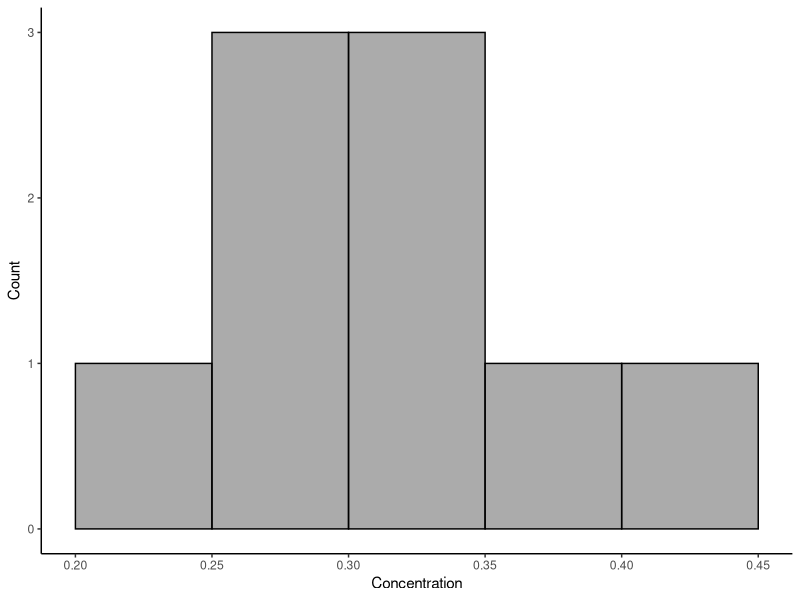
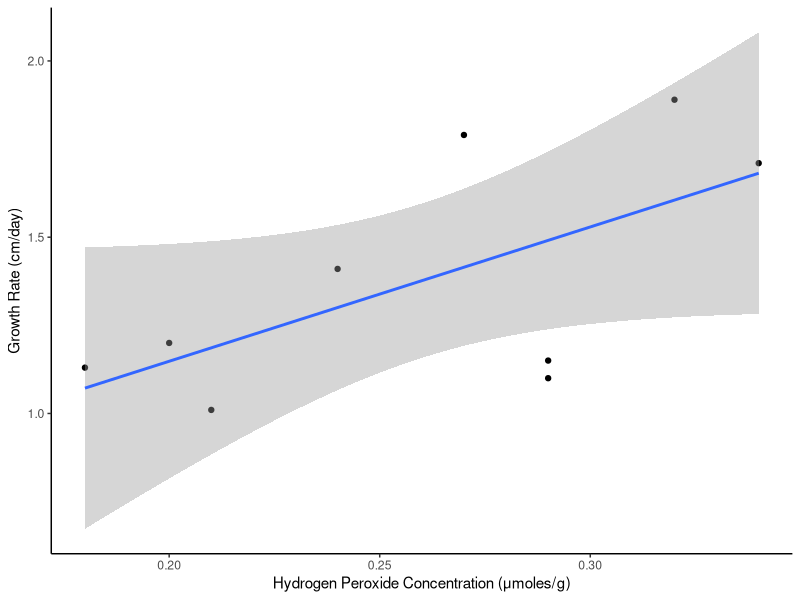
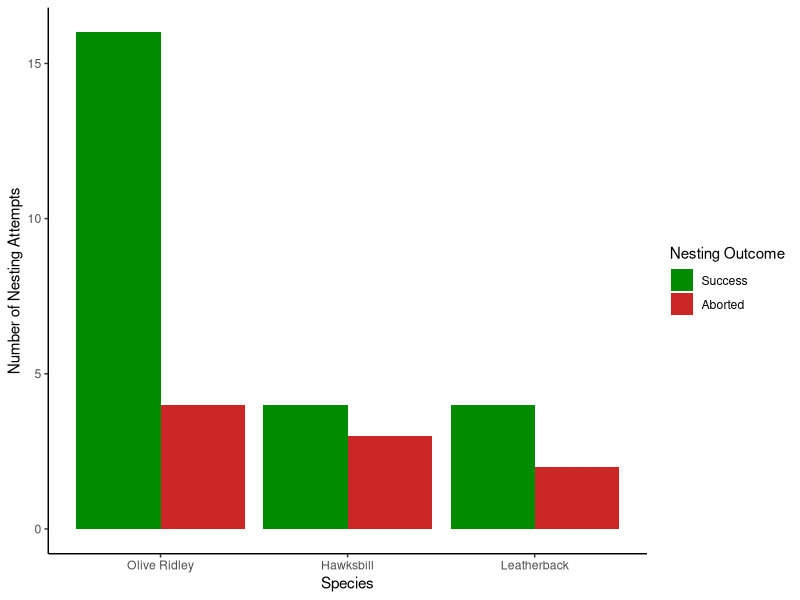
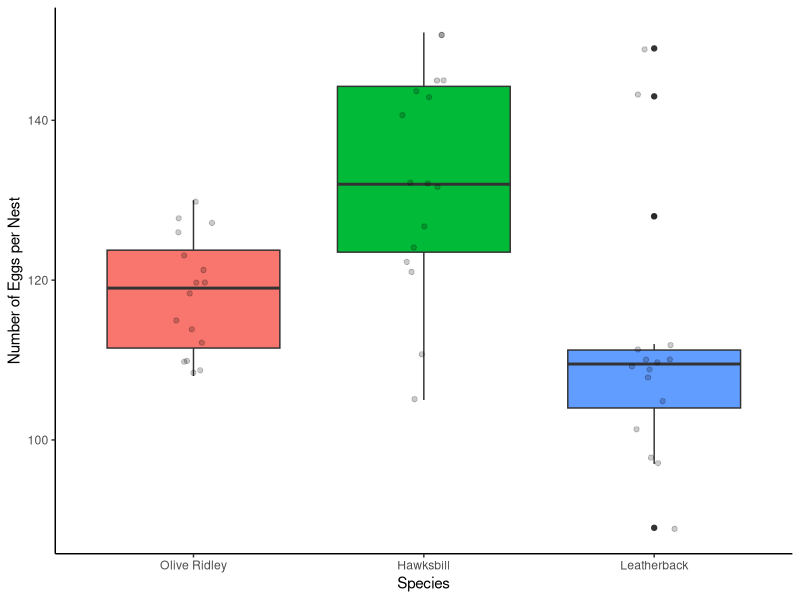
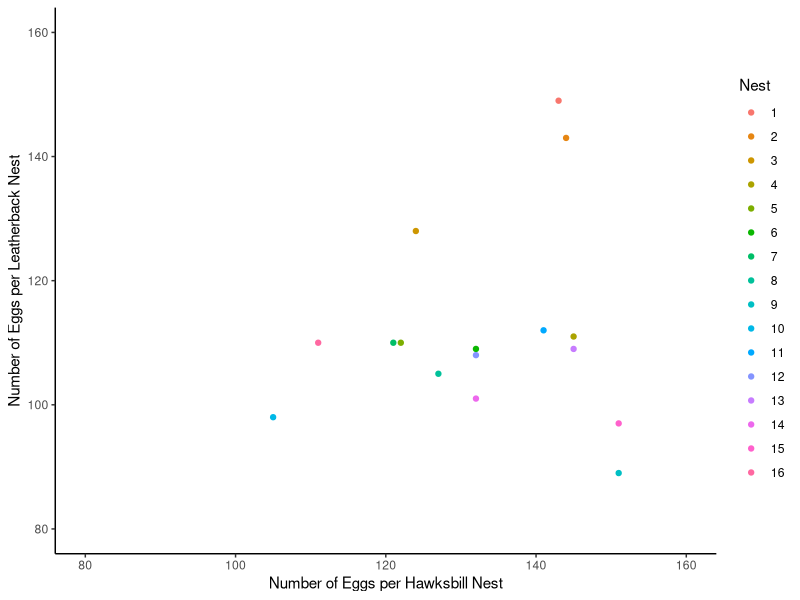

Write R code to recreate these figures, in order.
## ---- chunk 1
knitr::opts_chunk$set(echo = TRUE)
## ---- chunk 2
library(tidyverse)
library(matrixStats)
## ---- chunk 3
TsA <- c(0.17, 0.20, 0.13, 0.20, 0.24, 0.25, 0.15, 0.21, 0.21)
TsA

TsB <- c(0.47, 0.21, 0.34, 0.32, 0.33, 0.29, 0.18, 0.20, 0.25)
TsB

Cs <- c(0.44, 0.33, 0.37, 0.33, 0.31, 0.27, 0.22, 0.30, 0.28)
Cs

strains <- tibble(TsA, TsB, Cs)
strains
## ---- chunk 4
mtsa <- mean(TsA)
mtsb <- mean(TsB)
mcs <- mean(Cs)

mabdif <- (mtsb - mtsa)
mabdif

mcadif <- (mcs - mtsa)
mcadif
## ---- chunk 5
a <- ggplot(strains, aes(Cs))
#getting the same breaks as given by the standard hist command#
brx <- pretty(range(strains$Cs), n = nclass.Sturges(strains$Cs),min.n = 1)
ggcommonhist <- a+geom_histogram(breaks = brx, alpha = 0.5, color = "black")+labs(x = "Concentration", y = "Count")+theme_classic()+scale_x_continuous(breaks = seq(0,1, 0.05))
ggcommonhist
## ---- chunk 6
Peroxide <- c(0.27, 0.21, 0.34, 0.32, 0.24, 0.29, 0.18, 0.20, 0.29)
Growth.rate <- c(1.79, 1.01, 1.71, 1.89, 1.41, 1.15, 1.13, 1.20, 1.10)
pergro <- tibble(Peroxide, Growth.rate)
## ---- chunk 7
b <- ggplot(pergro, aes(Peroxide, Growth.rate))
pergroscatter <- b+geom_point()+theme_classic()+labs(x = "Hydrogen Peroxide Concentration (μmoles/g)", y = "Growth Rate (cm/day)")+geom_smooth(method='lm')
pergroscatter
## ---- chunk 8
trep <- read_csv("turtle_reproduction.csv", col_names = (TRUE), col_types = cols(Nesting_Success = "f", Species = "f"))
contingency_trep <- table(trep)
contingency_trep
## ---- chunk 9
b <- ggplot(trep, aes(x = Species, fill = Nesting_Success))
turtletable <- b+geom_bar(position = "dodge")+scale_fill_manual(name = "Nesting Outcome", values = c("green4", "firebrick3"))+theme_classic()+scale_y_continuous("Number of Nesting Attempts")
turtletable
## ---- chunk 10
asd<- table(trep)
asd

samean <-rowMeans(asd)
samean

sasd <- rowSds(asd)
sasd
## ---- chunk 11
propOR <- prop.table(contingency_trep[1:2, "Olive Ridley"])
propOR

propH <- prop.table(contingency_trep[1:2, "Hawksbill"])
propH

propL <- prop.table(contingency_trep[1:2, "Leatherback"])
propL
## ---- chunk 12
scramble <- read_csv("scrambled_eggs.csv", col_names = (TRUE), col_types = cols(Nest = "f", Species = "f", Eggs = "d"))
scramble
## ---- chunk 13
d <- ggplot(scramble, aes(x = Species, y = Eggs, fill = Species))
box_of_eggs <-d+geom_boxplot(position = "dodge", show.legend = FALSE)+theme_classic()+geom_jitter(width=0.1,alpha=0.2)+theme(legend.position = "none")+scale_y_continuous("Number of Eggs per Nest")
box_of_eggs
## ---- chunk 14
eggscramble <- read_csv("leatherhawk_eggs.csv", col_names = (TRUE), col_types = cols(Hawksbill = "d", Leatherback = "d", Nest = "f"))
eggscramble

e <- ggplot(eggscramble, aes(x = Hawksbill, y = Leatherback, color = Nest))
LeatherHawk <- e+geom_point()+theme_classic()+scale_y_continuous("Number of Eggs per Leatherback Nest", limits = c(80, 160))+scale_x_continuous("Number of Eggs per Hawksbill Nest", limits = c(80,160))
LeatherHawk
